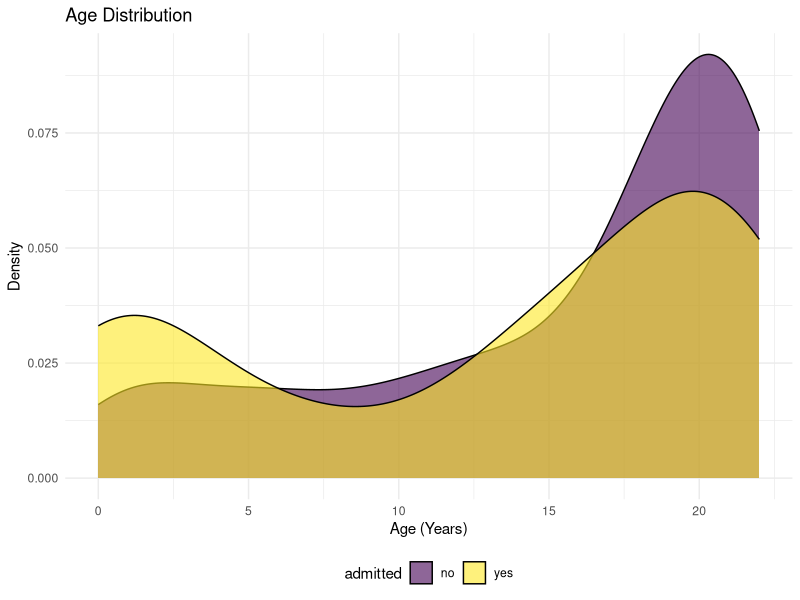

Generate this figure with R:
## ---- chunk 1
library(tidyverse)

knitr::opts_chunk$set(
  fig.width = 6,
  fig.asp = .6,
  out.width = "90%"
)

theme_set(theme_minimal() + theme(legend.position = "bottom"))

options(
  ggplot2.continuous.colour = "viridis",
  ggplot2.continuous.fill = "viridis"
)

scale_colour_discrete = scale_color_viridis_d
scale_fill_discrete = scale_fill_viridis_d
## ---- chunk 2
ped_covid =
  read_csv("./data/p8105_final_ped_covid.csv")
## ---- chunk 3
ped_covid %>% 
ggplot(aes(x = age, fill = admitted)) +
  geom_density(alpha = .6) +
  labs(
    title = "Age Distribution",
    x = "Age (Years)",
    y = "Density"
  ) +
  viridis::scale_color_viridis(discrete = TRUE) +
  theme_minimal() +
  theme(legend.position = "bottom")
